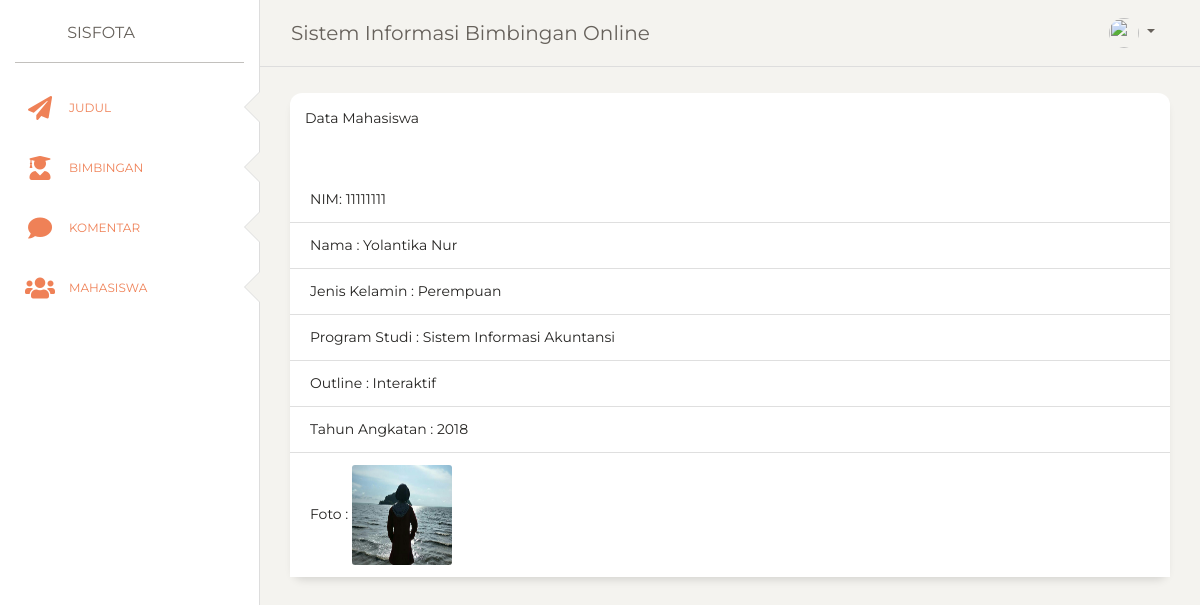
Screenshot of /dosen/mahasiswaDetail/7 with the database file from the repository.
### tables this page shows
CREATE TABLE `mahasiswa` (
  `id_mhs` int(11) NOT NULL,
  `nim` varchar(15) NOT NULL,
  `nm_mhs` varchar(100) NOT NULL,
  `j_kelamin` varchar(20) NOT NULL,
  `prodi` varchar(100) NOT NULL,
  `outline` varchar(200) NOT NULL,
  `thn_angk` int(11) NOT NULL,
  `password` varchar(225) NOT NULL,
  `foto` varchar(225) NOT NULL,
  `status` varchar(20) NOT NULL
);

### application/controllers/Dosen.php (called while the page is built, shortened)
<?php
class Dosen extends CI_Controller{
	function __construct()	{
	   $this->load->model('m_mahasiswa');
	   $this->load->model('m_dosen');
	   $this->load->model('m_bimbingan');
	     $this->load->model('m_komentar');
	}
public function mahasiswaDetail($id)
	{
		$data['judul'] = "Data Mahasiswa";
		$data['lihat'] = $this->db->get_where('komentar',array('id_mhs'=> $this->session->userdata('nim')))->result_array();
 		$data['user'] = $this->db->get_where('pembimbing',['nip' =>
		$this->session->userdata('nip')])->row_array();
		$data['gabung'] = $this->m_dosen->Detail($id);
        $this->load->view('dosen/dashboard-nav',$data);
		$this->load->view('dosen/mahasiswaDetail',$data);
		$this->load->view('dosen/footer');
	}
}
?>

### index.php (called while the page is built, shortened)
<?php
require_once BASEPATH.'core/CodeIgniter.php';

### application/models/M_dosen.php (called while the page is built, shortened)
<?php
class M_dosen extends CI_Model{
function Detail($id_mhs){
  return $this->db->get_where('mahasiswa', ['id_mhs' => $id_mhs])->result_array();
}
}

### application/views/dosen/mahasiswaDetail.php (the view)
<div class="content">
        <div class="card" style="width:100%;">
  <div class="card-header">
    <?=$judul?>
  </div>
  <?php foreach ($gabung as $gabung) : ?>
    <div class="row">
      <div class="col-sm-12 mt-5">
  <ul class="list-group list-group-flush">
    <li class="list-group-item">NIM: <?=$gabung['nim']?></li>
    <li class="list-group-item">Nama : <?=$gabung['nm_mhs']?></li>
    <li class="list-group-item">Jenis Kelamin : <?=$gabung['j_kelamin']?></li>
      <li class="list-group-item">Program Studi : <?=$gabung['prodi']?></li>
       <li class="list-group-item">Outline : <?=$gabung['outline']?></li>
       <li class="list-group-item">Tahun Angkatan : <?=$gabung['thn_angk']?></li>
       <li class="list-group-item">Foto : <img style="width: 100px; height: 100px" src="<?= base_url('assets/img/') . $gabung['foto']?>"></li>
  </ul>
  </div>
</div>
<?php endforeach?>
</div>
      </div>

### rows the page displays
mahasiswa: nim "11111111", nm_mhs "Yolantika Nur", j_kelamin "Perempuan", prodi "Sistem Informasi Akuntansi", outline "Interaktif", thn_angk "2018", foto (picture)

### other values shown
$judul "Data Mahasiswa"
